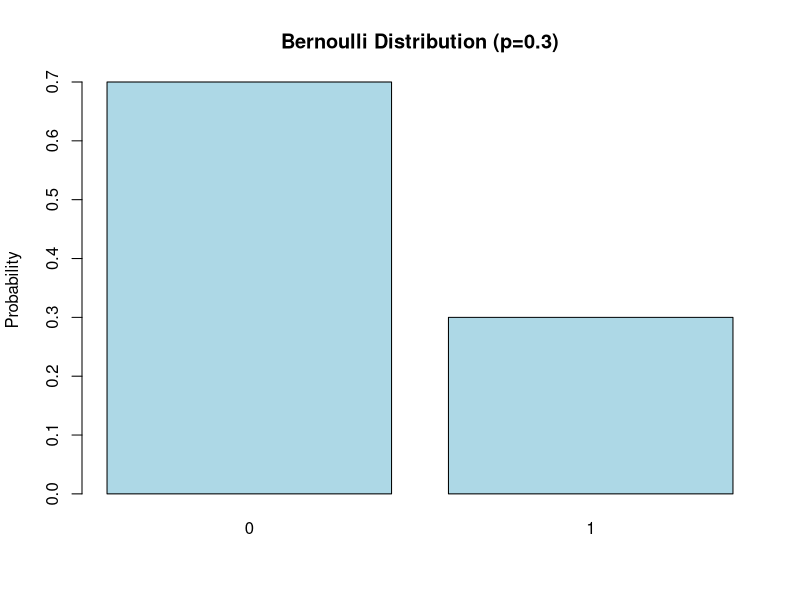
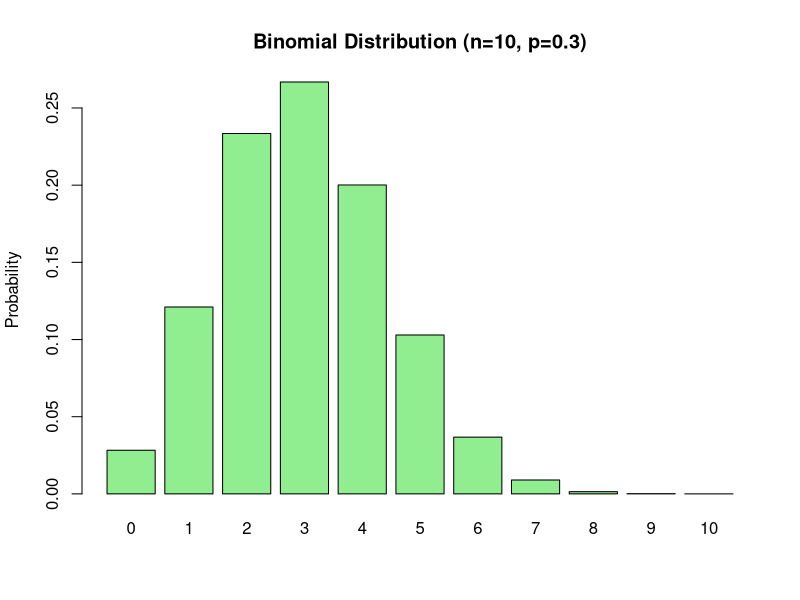
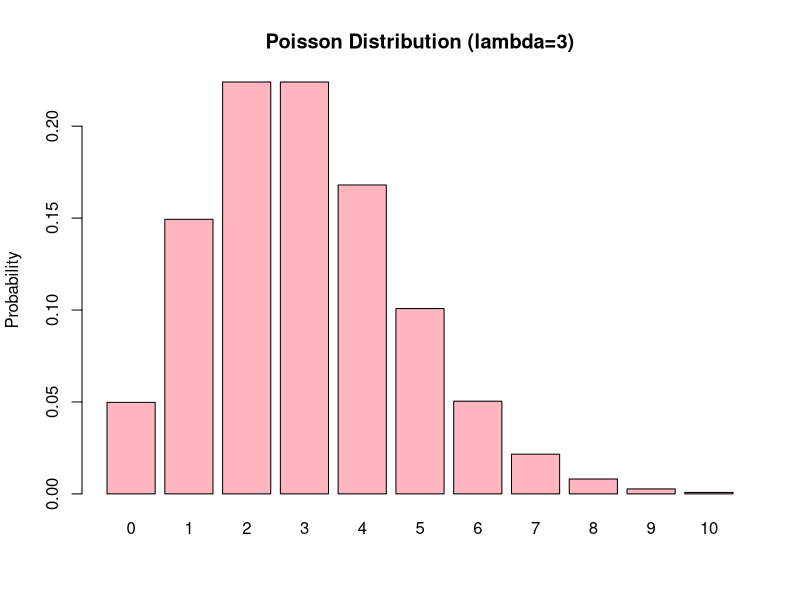
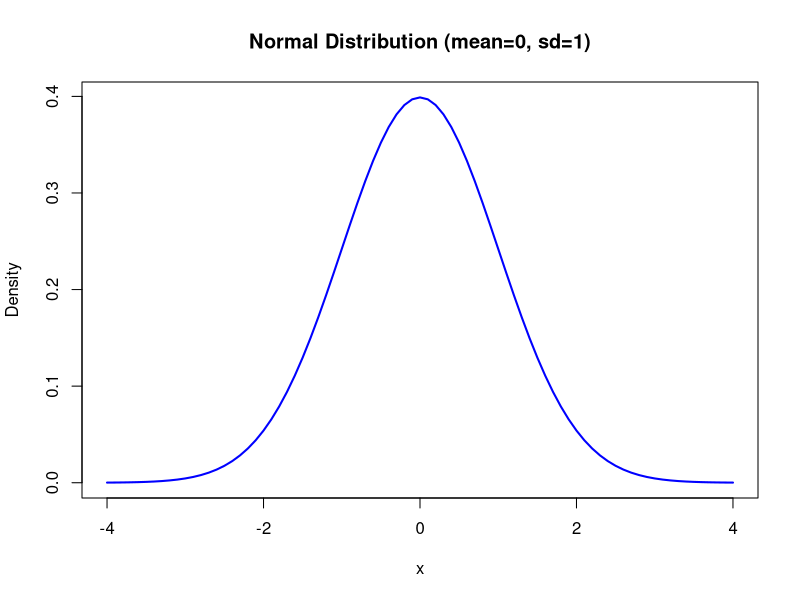

Reproduce these figures in R, in order.
# QUESTION 5
# BERNOULLI DISTRIBUTION
# Bernoulli distribution: p = 0.3
p <- 0.3
x <- c(0,1)
prob <- c(1-p, p)

# Plot
barplot(prob, names.arg = x, col="lightblue",
        main="Bernoulli Distribution (p=0.3)", ylab="Probability")

# Properties
cat("Mean =", p, "\nVariance =", p*(1-p))


# Binomial: n=10, p=0.3
n <- 10
p <- 0.3
x <- 0:n
prob <- dbinom(x, size=n, prob=p)

# Plot
barplot(prob, names.arg=x, col="lightgreen",
        main="Binomial Distribution (n=10, p=0.3)", ylab="Probability")

# Properties
cat("Mean =", n*p, "\nVariance =", n*p*(1-p))

# Poisson: lambda=3
lambda <- 3
x <- 0:10
prob <- dpois(x, lambda)

# Plot
barplot(prob, names.arg=x, col="lightpink",
        main="Poisson Distribution (lambda=3)", ylab="Probability")

# Properties
cat("Mean =", lambda, "\nVariance =", lambda)


# Normal: mean=0, sd=1
x <- seq(-4,4,0.1)
y <- dnorm(x, mean=0, sd=1)

# Plot
plot(x, y, type="l", col="blue", lwd=2,
     main="Normal Distribution (mean=0, sd=1)", ylab="Density")

# Properties
cat("Mean=0, Variance=1")

